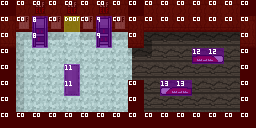

A 2D game scene composited from a Tiled map and its tileset images. What follows is a short description and the map's XML, with every tile layer's data as written:
An orthogonal 16x8 tile map with 16x16 px tiles, 3 tile layers (Tile Layer 1, Tile Layer 2, Tile Layer 3), 2 tilesets.

<map version="1.2" tiledversion="1.2.4" orientation="orthogonal" renderorder="right-down" width="16" height="8" tilewidth="16" tileheight="16" infinite="0" nextlayerid="4" nextobjectid="1">
 <tileset firstgid="1" source="../tilesets/world-tileset.tsx" />
 <tileset firstgid="4097" source="../tilesets/collision-tileset.tsx" />
 <layer id="1" name="Tile Layer 1" width="16" height="8">
  <data encoding="csv">
1,4,962,4,962,4,962,4,1,4,4,4,4,4,4,1,
3,1026,68,1026,259,1026,68,1026,3,68,68,68,68,68,68,3,
67,527,528,528,526,528,528,528,67,193,129,129,129,129,129,67,
1,591,526,526,526,526,526,526,334,130,2,2,2,2,2,1,
1,591,526,526,526,526,526,526,335,2,2,2,2,2,2,1,
1,591,526,526,526,526,526,526,1,2,2,2,2,2,2,1,
1,591,526,526,526,526,526,526,1,2,2,2,2,2,2,1,
1,1,1,1,1,1,1,1,1,1,1,1,1,1,1,1
</data>
 </layer>
 <layer id="2" name="Tile Layer 2" width="16" height="8">
  <data encoding="csv">
0,0,0,0,0,0,0,0,0,0,0,0,0,0,0,0,
0,0,1222,0,0,0,1419,0,0,0,0,0,0,0,0,0,
0,0,1286,0,0,0,1483,0,0,0,0,0,0,0,0,0,
0,0,0,0,0,0,0,0,0,0,0,0,1348,1349,0,0,
0,0,0,0,1547,0,0,0,0,0,0,0,0,0,0,0,
0,0,0,0,1611,0,0,0,0,0,897,898,0,0,0,0,
0,0,0,0,0,0,0,0,0,0,0,0,0,0,0,0,
0,0,0,0,0,0,0,0,0,0,0,0,0,0,0,0
</data>
 </layer>
 <layer id="3" name="Tile Layer 3" width="16" height="8">
  <data encoding="csv">
4098,4098,4098,4098,4098,4098,4098,4098,4098,4098,4098,4098,4098,4098,4098,4098,
4098,4098,4105,4098,4099,4098,4106,4098,4098,4098,4098,4098,4098,4098,4098,4098,
4098,0,4105,0,0,0,4106,0,4098,0,0,0,0,0,0,4098,
4098,0,0,0,0,0,0,0,0,0,0,0,4109,4109,0,4098,
4098,0,0,0,4108,0,0,0,0,0,0,0,0,0,0,4098,
4098,0,0,0,4108,0,0,0,4098,0,4110,4110,0,0,0,4098,
4098,0,0,0,0,0,0,0,4098,0,0,0,0,0,0,4098,
4098,4098,4098,4098,4098,4098,4098,4098,4098,4098,4098,4098,4098,4098,4098,4098
</data>
 </layer>
</map>
